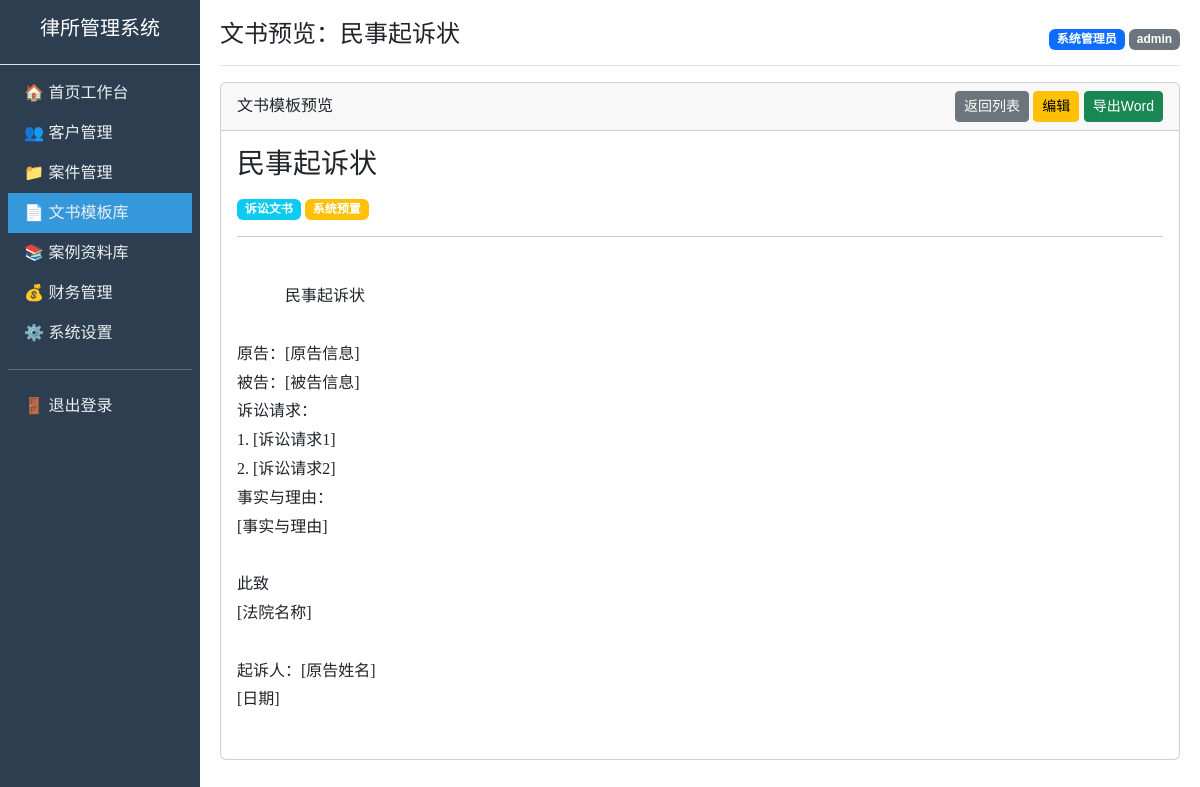
The app's page /document/preview/1 (signed in) with its own data.
### models.py (models this page shows)
class DocumentTemplate(db.Model):
    __tablename__ = "document_template"
    id = db.Column(db.Integer, primary_key=True, autoincrement=True)
    title = db.Column(db.String(128))  # 模板名称
    type = db.Column(db.String(32))  # 分类
    content = db.Column(db.Text)  # 富文本内容
    is_system = db.Column(db.Integer, default=1)  # 1系统预置 0自定义
    create_uid = db.Column(db.Integer, db.ForeignKey("sys_user.id"))  # 创建人ID
    create_time = db.Column(db.DateTime, default=datetime.now)

### app.py (the view)
@app.route('/document/preview/<int:id>')
def document_preview(id):
    doc = DocumentTemplate.query.get_or_404(id)
    return render_template('document/preview.html', doc=doc)

### app.py (called while the page is built)
@app.before_request
def login_required():
    allowed_paths = ['/login', '/static/']
    if request.path in allowed_paths or request.path.startswith('/static'):
        return None
    if 'user_id' not in session:
        return redirect(url_for('login'))
    return None

### templates/document/preview.html (shortened to what this page needs)
{% extends "base.html" %}
{% block page_title %}文书预览：{{ doc.title }}{% endblock %}
{% block content %}
<div class="card">
    <div class="card-header d-flex justify-content-between align-items-center">
        <span>文书模板预览</span>
        <div>
            <a href="/document/list" class="btn btn-sm btn-secondary">返回列表</a>
            <a href="/document/edit/{{ doc.id }}" class="btn btn-sm btn-warning">编辑</a>
            <a href="/document/export/{{ doc.id }}" class="btn btn-sm btn-success">导出Word</a>
        </div>
    </div>
    <div class="card-body">
        <h3 class="mb-3">{{ doc.title }}</h3>
        <div class="mb-2">
            <span class="badge bg-info">{{ doc.type }}</span>
            {% if doc.is_system == 1 %}
            <span class="badge bg-warning">系统预置</span>
            {% else %}
            <span class="badge bg-secondary">自定义</span>
            {% endif %}
        </div>
        <hr>
        <div class="document-content" style="white-space: pre-wrap; font-family: 'SimSun', '宋体', serif; line-height: 1.8;">
            {{ doc.content }}
        </div>
    </div>
</div>
{% endblock %}

### templates/base.html (style rules this page uses)
body { font-family: "Microsoft YaHei", sans-serif; }

### records on screen
DocumentTemplate: title "民事起诉状", type "诉讼文书", content "民事起诉状 原告：[原告信息] 被告：[被告信息] 诉讼请求： 1. [诉讼请求1] 2. [诉讼请求2] 事实与理由： [事实与理由] 此致 [法院名称] 起诉人：[原告姓名] [日期]"

### other values on screen
{{ session.real_name }} "系统管理员"
{{ session.role }} "admin"
